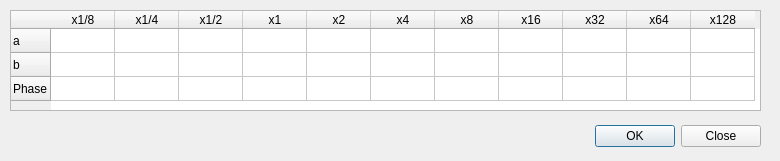
<?xml version="1.0" encoding="UTF-8"?>
<ui version="4.0">
 <class>qCoefIn</class>
 <widget class="QDialog" name="qCoefIn">
  <property name="geometry">
   <rect>
    <x>0</x>
    <y>0</y>
    <width>780</width>
    <height>161</height>
   </rect>
  </property>
  <property name="windowTitle">
   <string>Входные коэффициенты</string>
  </property>
  <widget class="QDialogButtonBox" name="buttonBox">
   <property name="geometry">
    <rect>
     <x>10</x>
     <y>120</y>
     <width>751</width>
     <height>32</height>
    </rect>
   </property>
   <property name="orientation">
    <enum>Qt::Horizontal</enum>
   </property>
   <property name="standardButtons">
    <set>QDialogButtonBox::Close|QDialogButtonBox::Ok</set>
   </property>
   <property name="centerButtons">
    <bool>false</bool>
   </property>
  </widget>
  <widget class="QTableWidget" name="coefs">
   <property name="geometry">
    <rect>
     <x>10</x>
     <y>10</y>
     <width>751</width>
     <height>101</height>
    </rect>
   </property>
   <attribute name="horizontalHeaderVisible">
    <bool>true</bool>
   </attribute>
   <attribute name="horizontalHeaderMinimumSectionSize">
    <number>64</number>
   </attribute>
   <attribute name="horizontalHeaderDefaultSectionSize">
    <number>64</number>
   </attribute>
   <attribute name="verticalHeaderDefaultSectionSize">
    <number>24</number>
   </attribute>
   <row>
    <property name="text">
     <string>a</string>
    </property>
   </row>
   <row>
    <property name="text">
     <string>b</string>
    </property>
   </row>
   <row>
    <property name="text">
     <string>Phase</string>
    </property>
   </row>
   <column>
    <property name="text">
     <string>x1/8</string>
    </property>
   </column>
   <column>
    <property name="text">
     <string>x1/4</string>
    </property>
   </column>
   <column>
    <property name="text">
     <string>x1/2</string>
    </property>
   </column>
   <column>
    <property name="text">
     <string>x1</string>
    </property>
   </column>
   <column>
    <property name="text">
     <string>x2</string>
    </property>
   </column>
   <column>
    <property name="text">
     <string>x4</string>
    </property>
   </column>
   <column>
    <property name="text">
     <string>x8</string>
    </property>
   </column>
   <column>
    <property name="text">
     <string>x16</string>
    </property>
   </column>
   <column>
    <property name="text">
     <string>x32</string>
    </property>
   </column>
   <column>
    <property name="text">
     <string>x64</string>
    </property>
   </column>
   <column>
    <property name="text">
     <string>x128</string>
    </property>
   </column>
  </widget>
 </widget>
 <resources/>
 <connections>
  <connection>
   <sender>buttonBox</sender>
   <signal>accepted()</signal>
   <receiver>qCoefIn</receiver>
   <slot>accept()</slot>
   <hints>
    <hint type="sourcelabel">
     <x>248</x>
     <y>254</y>
    </hint>
    <hint type="destinationlabel">
     <x>157</x>
     <y>274</y>
    </hint>
   </hints>
  </connection>
  <connection>
   <sender>buttonBox</sender>
   <signal>rejected()</signal>
   <receiver>qCoefIn</receiver>
   <slot>reject()</slot>
   <hints>
    <hint type="sourcelabel">
     <x>316</x>
     <y>260</y>
    </hint>
    <hint type="destinationlabel">
     <x>286</x>
     <y>274</y>
    </hint>
   </hints>
  </connection>
 </connections>
</ui>
